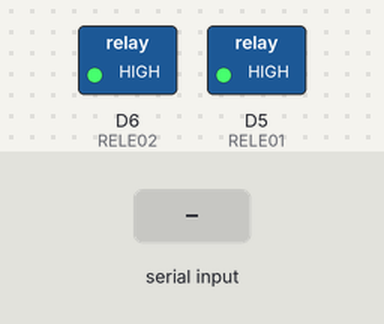
A sketch run on a simulated ESP8266 (NodeMCU). Parts: switched loads named in the sketch (green lamp = pin HIGH). Inputs (shaded band) come from the test bench. WiFi joins after 1.5 s; servers stay silent unless stated; uploads are accepted with an empty reply; what the sketch prints to the serial monitor is not drawn.

Above: at 2.9 s.
3.0 s: "RELE01_ON\n" received over Serial
At 3.8 s:
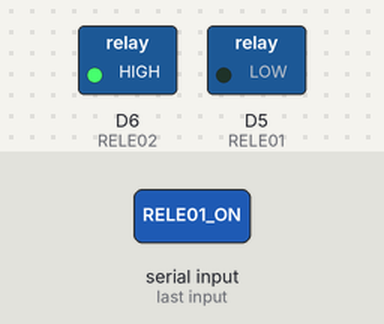
4.5 s: "RELE02_ON\n" received over Serial
At 5.0 s:
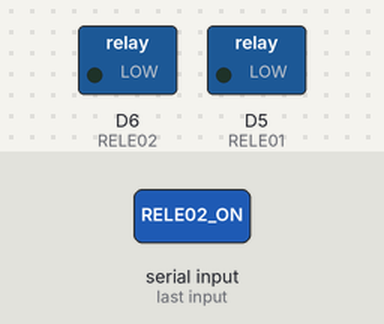
6.0 s: "RELE01_OFF\n" received over Serial
At 6.4 s:
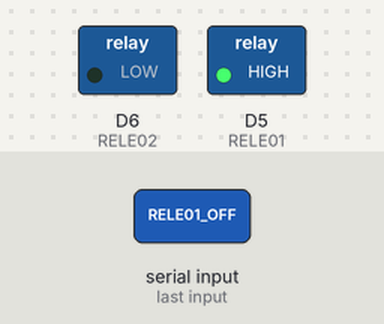
7.5 s: "RELE02_OFF\n" received over Serial
At 8.1 s:
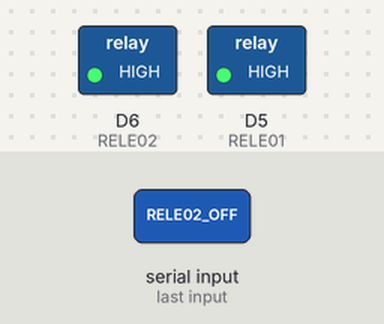
Timing chart, 0 to 10.0 s (numbered marks = the images above; inputs shaded):
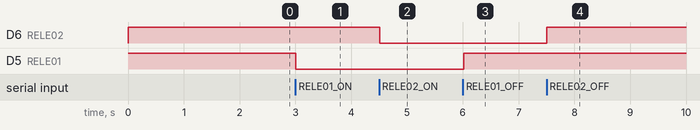

Measured:
- after the input at 3.0 s, D5 (RELE01): HIGH → LOW at once
- after the input at 4.5 s, D6 (RELE02): HIGH → LOW at once
- after the input at 6.0 s, D5 (RELE01): LOW → HIGH at once
- after the input at 7.5 s, D6 (RELE02): LOW → HIGH at once

The sketch:

piscina.ino
```cpp
/*
 * CASA/JARVIS - CONTROLADOR DA PISCINA
 * ESP8266 + 2 reles.
 *
 * Arquitetura distribuida:
 *   - o dispositivo continua executando os reles localmente;
 *   - registra estado/telemetria no dominio central;
 *   - credenciais Wi-Fi e token nao sao versionados com valores reais.
 */

#include <ESP8266WiFi.h>
#include <ESP8266HTTPClient.h>
#include <WiFiClientSecureBearSSL.h>

#define STASSID "SUA_REDE_WIFI"
#define STAPSK  "SUA_SENHA_WIFI"

const char* CASA_URL = "https://maurinsoft.com.br/casa";
const char* DEVICE_ID = "esp8266-piscina-01";
const char* DEVICE_TOKEN = "TOKEN_INDIVIDUAL_DA_PISCINA";
const char* DEVICE_CAPABILITIES = "pool,relay,telemetry,rssi";

#ifndef D5
#define D5 (14)
#define D6 (12)
#endif

#define RELE01 D5
#define RELE02 D6

bool rele01 = false;
bool rele02 = false;
unsigned long ultimoHeartbeat = 0;
const unsigned long HEARTBEAT_MS = 30000UL;

void set_rele01(bool status) {
  rele01 = status;
  digitalWrite(RELE01, status ? LOW : HIGH);
}

void set_rele02(bool status) {
  rele02 = status;
  digitalWrite(RELE02, status ? LOW : HIGH);
}

void set_wifi() {
  WiFi.mode(WIFI_STA);
  WiFi.begin(STASSID, STAPSK);
  while (WiFi.status() != WL_CONNECTED) {
    delay(500);
    Serial.print('.');
    yield();
  }
  Serial.println();
  Serial.println("WiFi conectado: " + WiFi.localIP().toString());
}

void set_pins() {
  pinMode(RELE01, OUTPUT);
  pinMode(RELE02, OUTPUT);
  set_rele01(false);
  set_rele02(false);
}

void enviarHeartbeat() {
  if (WiFi.status() != WL_CONNECTED) return;

  std::unique_ptr<BearSSL::WiFiClientSecure> client(new BearSSL::WiFiClientSecure);
  client->setInsecure();

  HTTPClient http;
  String url = String(CASA_URL) + "/api/v1/device.php?acao=heartbeat";
  if (!http.begin(*client, url)) return;

  http.addHeader("Content-Type", "application/json");
  http.addHeader("Authorization", String("Bearer ") + DEVICE_TOKEN);
  http.addHeader("X-Device-Token", DEVICE_TOKEN);
  http.addHeader("X-Device-Id", DEVICE_ID);
  http.addHeader("X-Device-Capabilities", DEVICE_CAPABILITIES);

  String payload = "{";
  payload += "\"device_id\":\"" + String(DEVICE_ID) + "\",";
  payload += "\"transport\":\"wifi\",";
  payload += "\"health\":\"ok\",";
  payload += "\"protocol_version\":\"CASA/1.0\",";
  payload += "\"capabilities\":[\"pool\",\"relay\",\"telemetry\",\"rssi\"],";
  payload += "\"rssi\":" + String(WiFi.RSSI()) + ",";
  payload += "\"uptime_sec\":" + String(millis() / 1000UL) + ",";
  payload += "\"data\":{\"reles_status\":{\"rele01\":" + String(rele01 ? 1 : 0) + ",\"rele02\":" + String(rele02 ? 1 : 0) + "}}";
  payload += "}";

  int code = http.POST(payload);
  Serial.printf("[CASA] Heartbeat HTTP %d\n", code);
  http.end();
}

void processacmd(String info) {
  info.trim();
  info.toUpperCase();

  if (info == "RELE01_ON") set_rele01(true);
  else if (info == "RELE01_OFF") set_rele01(false);
  else if (info == "RELE02_ON") set_rele02(true);
  else if (info == "RELE02_OFF") set_rele02(false);

  enviarHeartbeat();
}

void serialEvent() {
  static String inputString = "";
  while (Serial.available()) {
    char inChar = (char)Serial.read();
    if (inChar == '\n') {
      processacmd(inputString);
      inputString = "";
    } else if (inChar != '\r') {
      inputString += inChar;
    }
  }
}

void setup() {
  Serial.begin(9600);
  set_pins();
  set_wifi();
  enviarHeartbeat();
  ultimoHeartbeat = millis();
  Serial.println("CASA/JARVIS piscina pronta: https://maurinsoft.com.br/casa");
}

void loop() {
  serialEvent();

  if (WiFi.status() != WL_CONNECTED) {
    set_wifi();
  }

  if (millis() - ultimoHeartbeat >= HEARTBEAT_MS) {
    ultimoHeartbeat = millis();
    enviarHeartbeat();
  }

  delay(20);
}
```
